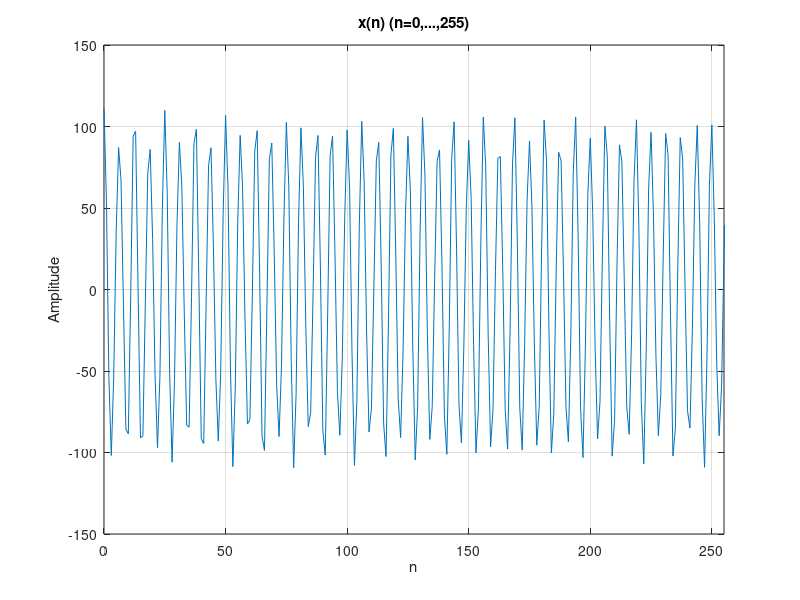
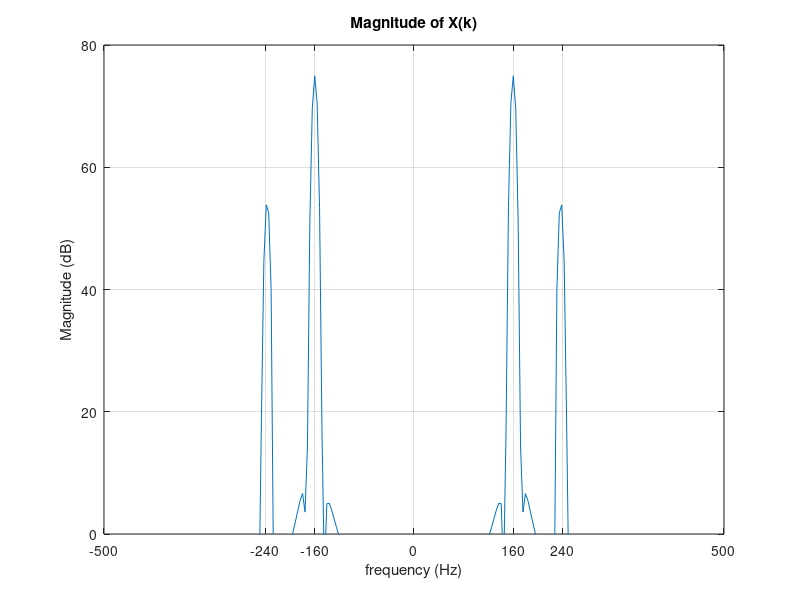
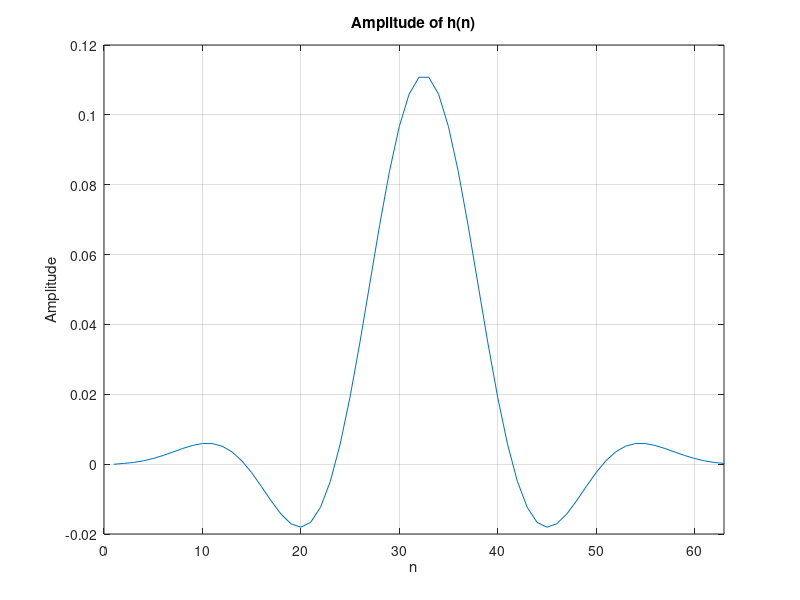
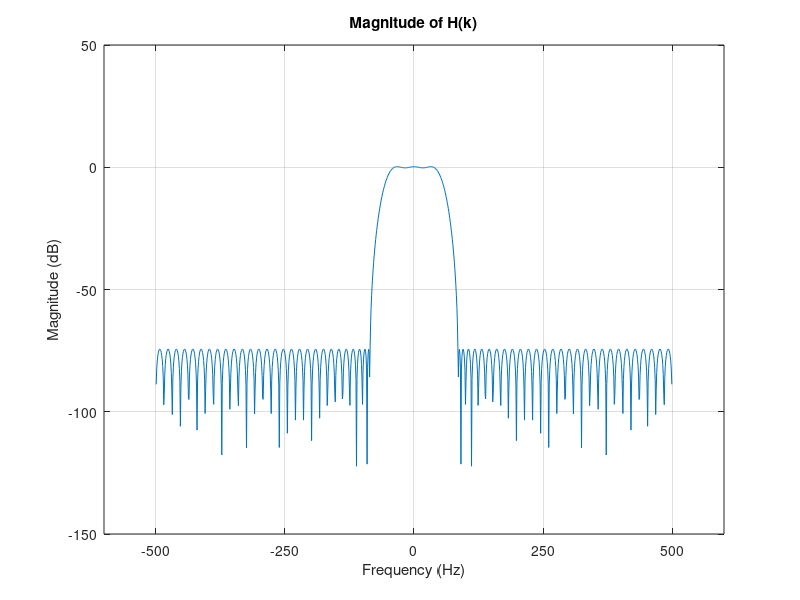

Recreate these plots in MATLAB, in order.
% I.A
% Generate the 4096-point signal
n = 0:4095;
Fs = 1000;
A1 = 100; A2 = 10;  A3 = 1;
f1 = 160; f2 = 237; f3 = 240;
x = A1*cos(2*pi*(f1/Fs)*n) + A2*cos(2*pi*(f2/Fs)*n) + A3*cos(2*pi*(f3/Fs)*n);
figure; 
plot(n,x); grid;
title('x(n) (n=0,...,255)');
xlabel('n'); 
ylabel('Amplitude');
xlim([0 255]);

% I.B
% FFT of the windowed signal
beta = 7.85;
NFFT = 256;
window = kaiser(NFFT, beta);
x_window = x(1:256).*window';
X = fftshift(fft(x_window, NFFT));
magX = abs(X);
magXdb = 20*log10(magX);
f = -0.5*Fs : Fs/NFFT : (0.5-1/NFFT)*Fs;
figure;
plot(f, magXdb); grid;
ylim([0 80]); xlim([-500 500]);
set(gca,'xtick', [-500 -240 -160 0 160 240 500]);
title('Magnitude of X(k)');
xlabel('frequency (Hz)');  
ylabel('Magnitude (dB)');

% apply the rectangle window
% window = rectwin(NFFT);
% x_window = x(1:256).*window';
% X = fftshift(fft(x_window, NFFT));
% magX = abs(X);
% magXdb = 20*log10(magX);
% f = -0.5*Fs : Fs/NFFT : (0.5-1/NFFT)*Fs;
% figure;
% plot(f, magXdb); grid;
% % ylim([0 80]); xlim([-500 500]);
% set(gca,'xtick', [-500 -240 -160 0 160 240 500]);
% title('Magnitude of X(k) (rectangle window)');
% xlabel('frequency (Hz)');  
% ylabel('Magnitude (dB)');

% II.A
% Design Low-pass filter
h = firpm(63,[0 40 85 500]/500,[1 1 0 0],[1 150]);
% fvtool(h ,1);
figure; 
plot(h); grid;
title('Amplitude of h(n)');
xlabel('n');  
ylabel('Amplitude');
xlim([0 63]);

% II.B
% FFT of the low-pass filter
NFFT = 1024;
h_zeros = [h zeros(1, NFFT-64)];
h_window = h_zeros.*rectwin(NFFT)';
H = fftshift(fft(h_window, NFFT));
magH = abs(H);
magHdb = 20*log10(magH);
f = -0.5*Fs : Fs/NFFT : (0.5-1/NFFT)*Fs;
figure;
plot(f, magHdb); grid;
set(gca,'xtick', [-500 -250 0 250 500]);
title('Magnitude of H(k)');
xlabel('Frequency (Hz)');  
ylabel('Magnitude (dB)');

% Blow up in 0<=|f|<=40Hz
figure;
plot(f, magHdb); grid;
xlim([-40 40]);
title('Magnitude of H(k) (0<=|f|<=40Hz)');
xlabel('Frequency (Hz)');  
ylabel('Magnitude (dB)');

% III.A
NFFT = 256;
f0 = 250;
x_exp = x.*exp(-1i*2*pi*(f0/Fs)*n);
x_exp_window = x_exp(1:256).*kaiser(NFFT, beta)';
X = fftshift(fft(x_exp_window, NFFT));
magX = abs(X);
magXdb = 20*log10(magX);
f = -0.5*Fs : Fs/NFFT : (0.5-1/NFFT)*Fs;
figure;
plot(f, magXdb); grid;
ylim([0 80]); xlim([-500 500]);
% set(gca,'xtick', [-500 -250 0 250 500]);
set(gca,'xtick', [ -490 -410 -250 -90 -10 250 500]);
title('Magnitude of X(k) after multiplying exp(-jw_0n)');
xlabel('Frequency (Hz)');  
ylabel('Magnitude (dB)');

% III.B
NFFT = 256;
x_lpf = filter(h, 1, x_exp);
x_lpf_window = x_lpf(256:511).*kaiser(NFFT, beta)';
X = fftshift(fft(x_lpf_window, NFFT));
magX = abs(X);
magXdb = 20*log10(magX);
f = -0.5*Fs : Fs/NFFT : (0.5-1/NFFT)*Fs;
figure;
plot(f, magXdb); grid;
ylim([0 80]); xlim([-500 500]);
% set(gca,'xtick', [-500 -250 0 250 500]);
set(gca,'xtick', [ -490 -410 -250 -90 -10 250 500]);
title('Magnitude of X(k) after filtering');
xlabel('Frequency (Hz)');  
ylabel('Magnitude (dB)');

% III.C
x_desample = downsample(x_lpf, 8);
figure;
plot(abs(x_desample)); grid;
title("x'(n) after desampling");
xlabel('n'); 
ylabel('Magnitude |x(n)|');
xlim([0 511]);

% IV
NFFT = 256;
FsPrime = Fs/8;
x_desample_window = x_desample(256:511).*kaiser(NFFT, beta)';
X = fftshift(fft(x_desample_window, NFFT));
magX = abs(X);
magXdb = 20*log10(magX);
f = -0.5*FsPrime : FsPrime/NFFT : (0.5-1/NFFT)*FsPrime;
figure;
plot(f, magXdb); grid;
ylim([-40 60]); 
xlim([-63 63]);
set(gca,'xtick', [-63 0 63]);
set(gca,'xtick', [-62 -35 -10 0 10 35 62]);
title("Magnitude of X'(k)  (LPF weight ratio 1:150)");
xlabel('Frequency (Hz)');  
ylabel('Magnitude (dB)');